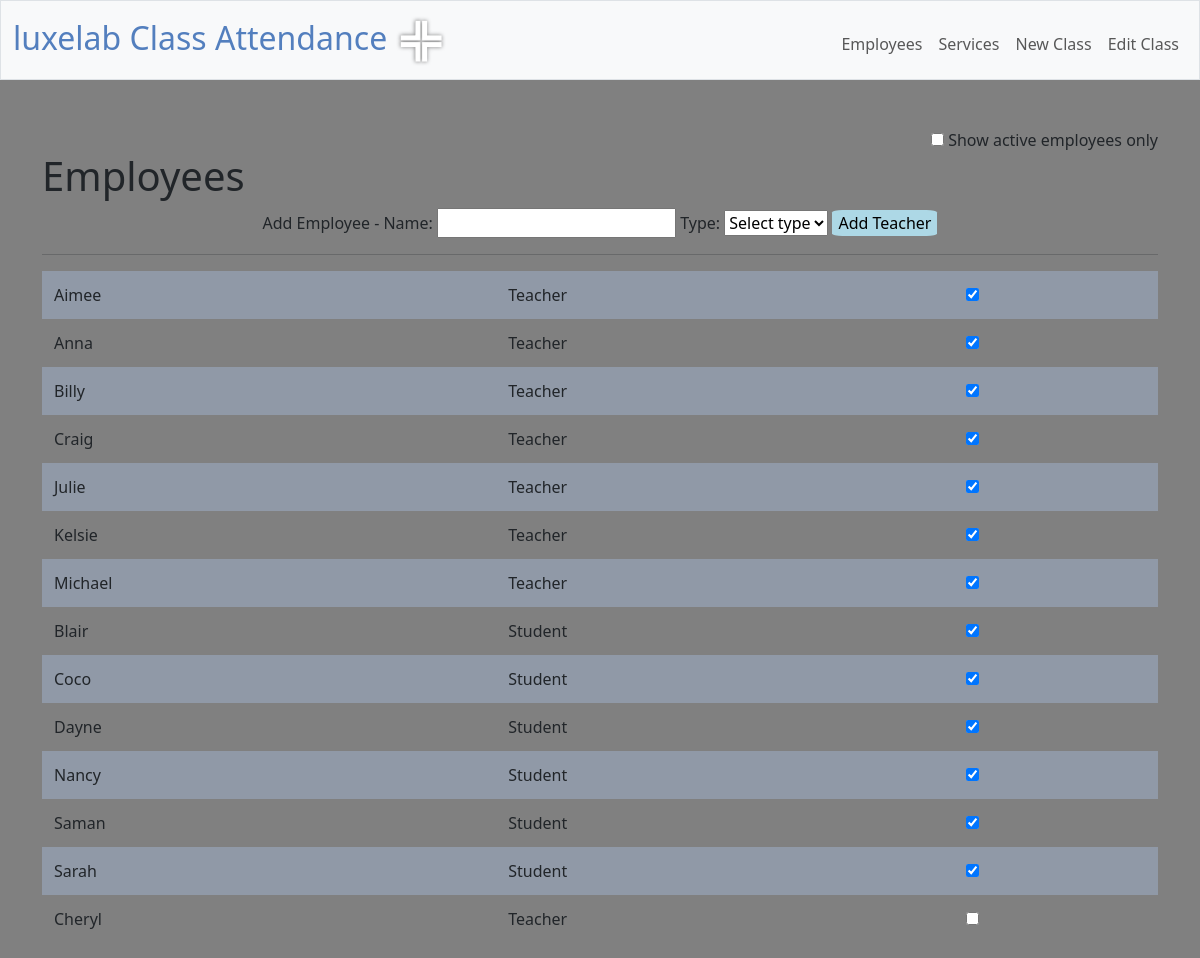
Page /employees on the earlier database version.
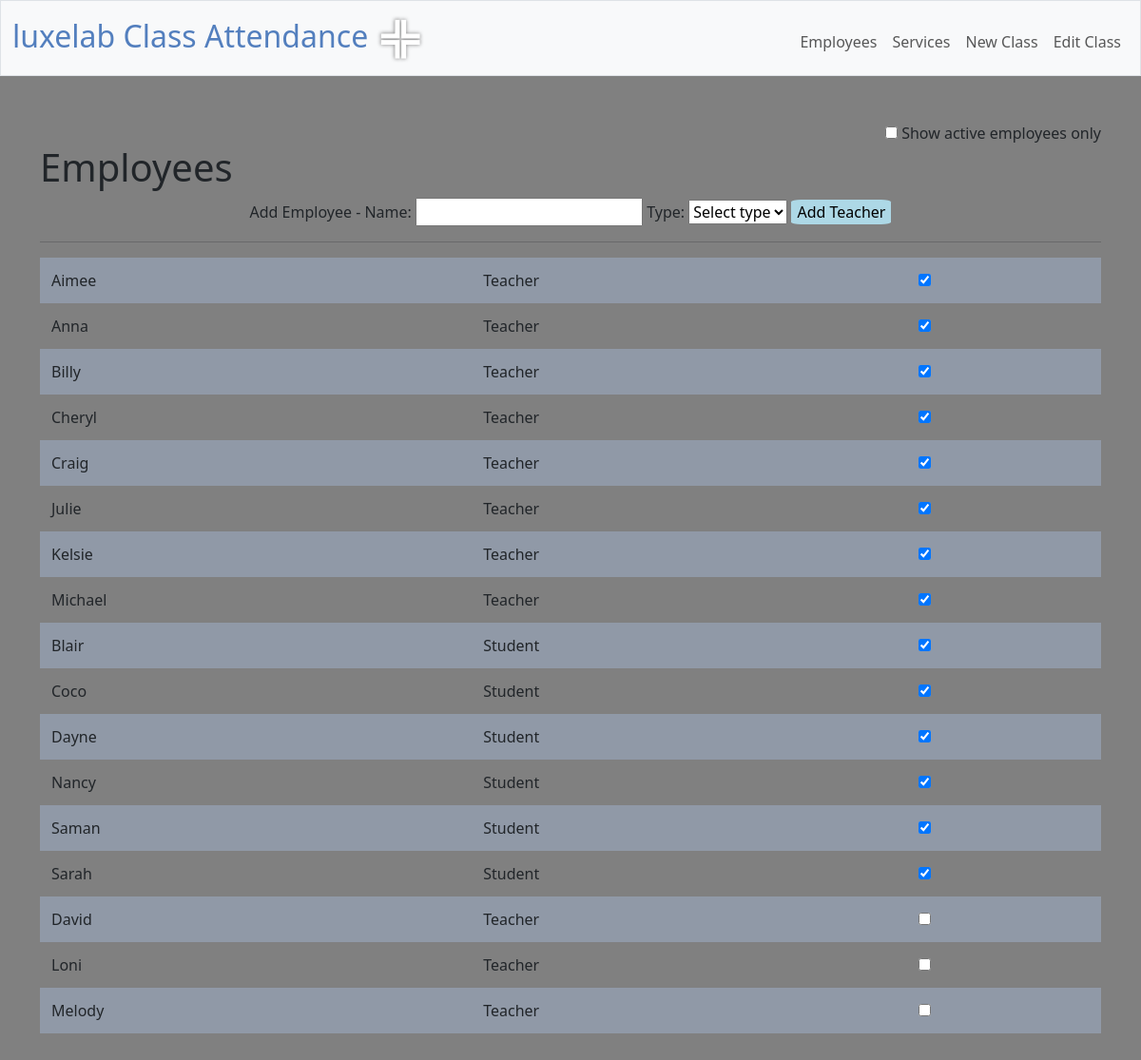
Same page on the later database version.
### models.py (models this page shows, shortened)
class Base(MappedAsDataclass, DeclarativeBase):
    pass

class Employees(Base):
    __tablename__ = "employees"
    id: Mapped[int] = mapped_column(primary_key=True, init=False)
    name: Mapped[str]
    role: Mapped[int]
    active: Mapped[int]
    class_joins = relationship("Class_join", back_populates="employees")

### app.py (the view, shortened to what this page needs)
@app.route("/employees", methods=["GET", "POST"])
def employees():
    if request.method == "GET":
        stmt = text("SELECT * from employees ORDER BY active DESC, role, name")
        results = []
        with engine.connect() as connection:
            for row in connection.execute(stmt):
                result_dict = {
                    'id': row[0],
                    'name': row[1],
                    'role': row[2],
                    'active': row[3]
                }
                results.append(result_dict)
        active_status = '0'
    print(active_status)
    return render_template("./employees.html", results=results, active=active_status)
    return render_template("./employees.html", results=results)

### app.py (called while the page is built)
@app.after_request
def after_request(response):
    response.headers["Cache-Control"] = "no-cache, no-store, must-revalidate"
    response.headers["Expires"] = 0
    response.headers["Pragma"] = "no-cache"
    return response

### templates/employees.html (shortened to what this page needs)
{% extends "layout.html" %}
{% block main %}
    <div style="text-align: right;">
        <input name="showActive" id="showActive" type="checkbox" onclick="toggle_active(this)" {% if active == '1' %}checked{% endif %}>
        <label for="showActive"> Show active employees only</label></div>
    <div style="text-align: left;">
        <h1>Employees</h1>
    </div>
    <div>
        <form method="post" action="/add_employee">
            Add Employee  -
            Name: <input name="employee_name" type="text" required autocomplete="off">
            Type:
            <select id="role" name="role" required>
                <option value="" selected disabled hidden>Select type</option>
            </select>
            <input type="submit" name="add" value="Add Teacher" style="border-radius: 10%; background-color: lightblue; border: none;">
        </form>
    </div>
    <hr>
    <div>
    {% if results %}
        <form method="post" action="/edit_employee">
        <table  style="text-align: left;">
            {% for result in results %}
            <tr>
                <td>
                    {{ result.name }}
                </td>
                <td name="employee" id="{{result.id}}">
                    {% if result.role == 0 %}
                        Teacher
                    {% else %}
                        Student
                    {% endif %}
                </td>
                <td>
                    <input type="checkbox" name="edit" onclick="changeActiveStatus(this, {{result.id}})" value="1" {% if result.active %} checked {% endif %}>
                </td>
            </tr>
            {% endfor %}
        </table>
        </form>
    {% else %}
        <p>No employees found</p>
    {% endif %}
    </div>
{% endblock %}

### templates/layout.html (shortened to what this page needs)
<!DOCTYPE html>
<html lang="en">
    <head>
        <link href="https://cdn.jsdelivr.net/npm/bootstrap@5.3.2/dist/css/bootstrap.min.css" rel="stylesheet">
        <link href="/static/styles.css" rel="stylesheet">
    </head>
    <body>
        <nav class="bg-light border navbar navbar-expand-md navbar-light">
            <div class="container-fluid">
                <a class="navbar-brand" href="/"><span class="blue">luxelab Class Attendance <img src="/static/logo_clear.png" alt="luxelab logo" style="width: 50px; height: 50px;"></span></a>
                <div class="collapse navbar-collapse" id="navbar">
                    {% if session["user_id"] %}
                        <ul class="navbar-nav me-auto mt-2">
                            <li class="nav-item"><a class="nav-link" href="/quote">Quote</a></li>
                            <li class="nav-item"><a class="nav-link" href="/buy">Buy</a></li>
                            <li class="nav-item"><a class="nav-link" href="/sell">Sell</a></li>
                            <li class="nav-item"><a class="nav-link" href="/history">History</a></li>
                            <li class="nav-item"><a class="nav-link" href="/addfunds">Add Funds</a></li>
                            <li class="nav-item"><a class="nav-link" href="/changepassword">Change Password</a></li>
                        </ul>
                        <ul class="navbar-nav ms-auto mt-2">
                            <li class="nav-item"><a class="nav-link" href="/logout">Log Out</a></li>
                        </ul>
                    {% else %}
                        <ul class="navbar-nav ms-auto mt-2">
                            <li class="nav-item"><a class="nav-link" href="/employees">Employees</a></li>
                            <li class="nav-item"><a class="nav-link" href="/services">Services</a></li>
                            <li class="nav-item"><a class="nav-link" href="/class_add">New Class</a></li>
                            <li class="nav-item"><a class="nav-link" href="/class_edit">Edit Class</a></li>
                        </ul>
                    {% endif %}
                </div>
            </div>
        </nav>
        <main class="container py-5 text-center">
            {% block main %}{% endblock %}
        </main>

### static/styles.css (style rules this page uses)
body { background-color: gray; }
nav .navbar-brand { font-size: xx-large; }
nav .navbar-brand .blue { color: #537fbe; }
table { background-color: transparent; margin-bottom: 1rem; width: 100%; }
table th, table td { padding: 0.75rem; vertical-align: middle; }
tbody tr:nth-of-type(odd) { background-color: rgb(179, 208, 255, 0.3) }

Differences in the rows shown:
changed Employees "Cheryl": active "☐" → "☑"; moves up the list
added Employees: name "David", role "Teacher"
added Employees: name "Loni", role "Teacher"
added Employees: name "Melody", role "Teacher"
